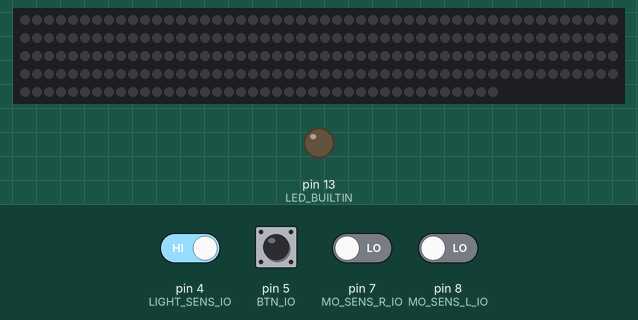
Bench run of a sketch on a simulated Arduino Uno, built with avr-gcc and run on an emulated ATmega328P. Shown: 240 RGB LEDs in strip order, left to right, continuing on the next row, output pins drawn as LEDs (lit = HIGH). The inputs (shaded band) are chosen by the test bench; at power-on: pin 4 (LIGHT_SENS_IO), pin 5 (BTN_IO) HIGH, pin 7 (MO_SENS_R_IO), pin 8 (MO_SENS_L_IO) LOW. Dim RGB values are drawn brighter than linear; random numbers use the default seed unless the sketch sets one.

Above: at 1.2 s.
1.3 s: pin 5 (BTN_IO) pulled LOW for 0.15 s
At 1.66 s:
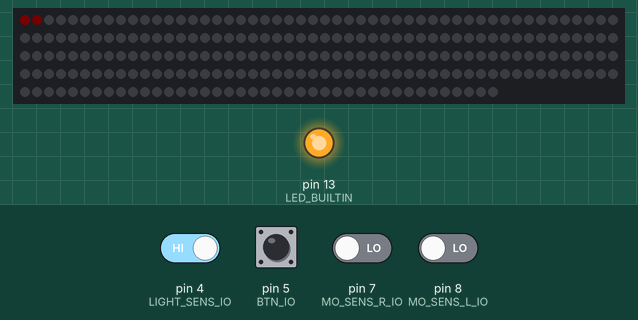
3.3 s: pin 5 (BTN_IO) pulled LOW for 1 s
At 3.48 s:
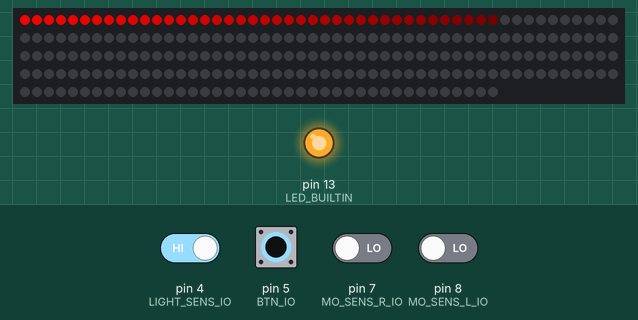
5.8 s: pin 5 (BTN_IO) pulled LOW for 0.15 s
At 6.13 s:
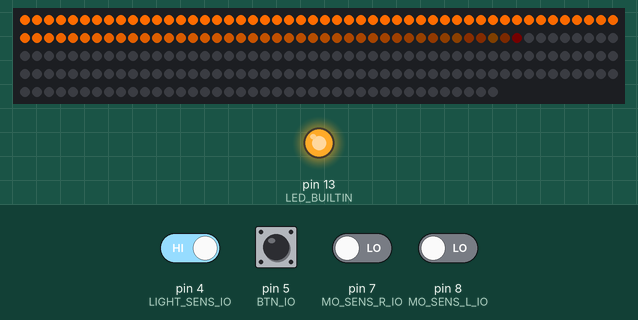
7.8 s: pin 5 (BTN_IO) pulled LOW for 0.15 s
At 7.98 s:
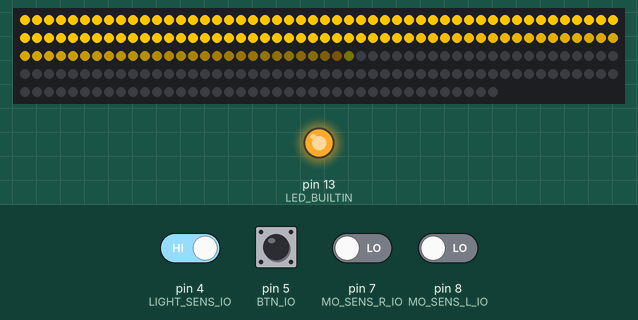
10.5 s: pin 5 (BTN_IO) pulled LOW for 1 s
At 11.24 s:
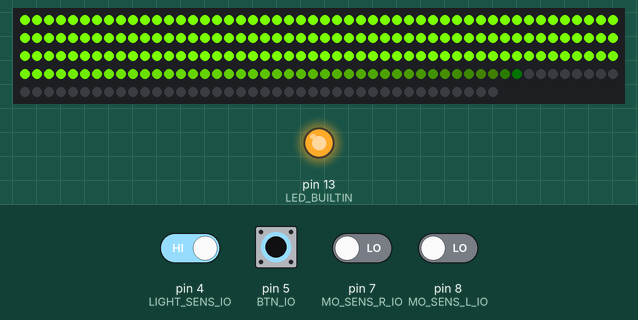
13.0 s: pin 5 (BTN_IO) pulled LOW for 0.15 s
At 14.46 s:
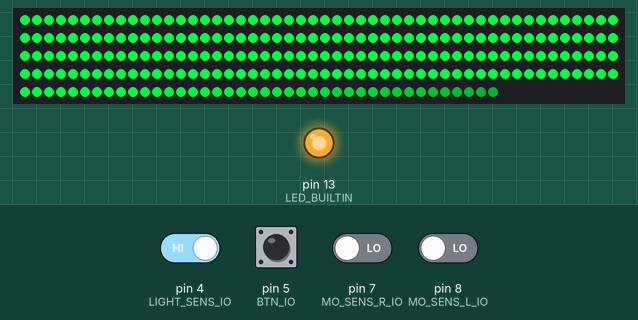
Timing chart, 0 to 16.0 s (numbered marks = the images above; inputs shaded):
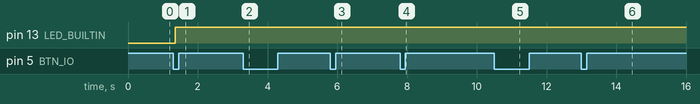

Measured:
- after the input at 1.3 s, pin 13 (LED_BUILTIN): LOW → HIGH after 0.06 s; the LEDs: change after 0.32 s (image 1)

The sketch:

Treppenlauflicht.ino
```cpp
#include <Adafruit_NeoPixel.h>
#ifdef __AVR__
#include <avr/power.h> // Required for 16 MHz Adafruit Trinket
#endif

#define LED_COUNT 240 // Wie lang is der LED Streifen
#define STEP_SPEED 2 // Wie schnell geht es an
#define ANIMATION_SPEED 1 // Wie schnell wird Animiert
#define ON_MAX_TIME 600 // Wie lange nach bewegung bis Licht auto aus geht
#define MOTION_DELAY 50 // Wie lange bis ein MotionSensor wieder triggern kan
#define BTN_DELAY 5 // Wie lange bis der Button reagiert
#define RAINBOW_LEN 60 // Regenbogen Länge von Rot bis Rot

#define PIN 2 // Wo sind die LEDs angeschlossen
#define MO_SENS_L_IO 8 // Wo ist BewegungsMelder L
#define MO_SENS_R_IO 7 // Wo ist BewegungsMelder R
#define LIGHT_SENS_IO 4 // Wo ist der Lichtsensor angechlossen
#define BTN_IO 5 // Wo ist der Taster angeschlossen

Adafruit_NeoPixel pixels(LED_COUNT, PIN, NEO_GRB + NEO_KHZ800);

#define MODE_NORMAL  0
#define MODE_ON_SINGULA  1
#define MODE_ON_SINGULA0  2
#define MODE_ON_SINGULA1  3
#define MODE_ON_SINGULA2  4
#define MODE_ON_SINGULA3  5
#define MODE_ON_SINGULA4  6
#define MODE_ON_SINGULA5  7
#define MODE_ON_SINGULA6  8
#define MODE_ON_SINGULA7  9
#define MODE_RAINBOW  10
#define MODECOUNT  11
int mode = MODE_NORMAL;

int s = 1;
int r = 60;
int l = LED_COUNT;
int h = 15;
int hc = h;
bool rainbow = false;

int timer = 0;
int on_timer = 0;

int sensorLOnI = 0;
int sensorROnI = 0;
int btnOnI = 0;

bool sensRMerker = false;
bool sensLMerker = false;
bool btnMerker = false;

void setup() {
  // put your setup code here, to run once:

  //Serial.begin(9600);

  pinMode(MO_SENS_L_IO, INPUT);
  pinMode(MO_SENS_R_IO, INPUT);
  pinMode(LIGHT_SENS_IO, INPUT);
  pinMode(BTN_IO, INPUT_PULLUP);

	pinMode(LED_BUILTIN, OUTPUT);

  pixels.begin();
}

double s1(int ii, int it) {
  double i = ii;
  double t = it;
  double x = i - t;
  if (x < s) {
    return 0;
  } else if (x < (s + r)) {
    return (cos( ((x-s-r)/r)/(PI/10) ) + 1) / 2;
  } else if (x < (s + r + l)) {
    return 1;
  } else if (x < (s + r + l + r)) {
    return (cos( ((x-s-l-r)/r) / (PI/10) ) + 1) / 2;
  } else {
    return 0;
  }
}

int minStart = -r -l -r;
int midStart = -r;
int maxStart = LED_COUNT;
int start = minStart;
int step = 0;

// States
const int States_OFF_L = 0;
const int States_OFF_R = 1;
const int States_TURN_ON_L = 2;
const int States_TURN_ON_R = 3;
const int States_ON = 4;
const int States_TURN_OFF_L = 5;
const int States_TURN_OFF_R = 6;
// States END

int state = States_OFF_L;
double light_val = 1.0D;

struct Color {
  uint8_t r;
  uint8_t g;
  uint8_t b;
};

typedef struct {
    double r;       // a fraction between 0 and 1
    double g;       // a fraction between 0 and 1
    double b;       // a fraction between 0 and 1
} rgb;

static rgb hsv2rgb(double h, double s, double v);

int lstate = state;
int llight = false;
int tick = 0;

void loop() {
  tick += ANIMATION_SPEED;

  if (digitalRead(MO_SENS_L_IO)) {
    sensorLOnI = MOTION_DELAY;
  }
  if (digitalRead(MO_SENS_R_IO)) {
    sensorROnI = MOTION_DELAY;
  }
  if (!digitalRead(BTN_IO)) {
    btnOnI = BTN_DELAY;
  }
  bool sensorLOn = sensorLOnI > 0;
  bool sensorROn = sensorROnI > 0;
  bool btnOn = btnOnI > 0;
  bool lightOn = !digitalRead(LIGHT_SENS_IO);

  if (sensorLOnI > 0) sensorLOnI -= 1;
  if (sensorROnI > 0) sensorROnI -= 1;
  if (btnOnI > 0) btnOnI -= 1;

  pixels.clear();

  // Btn Action
  if (btnOn != btnMerker && btnOn) {
    mode += 1;
    mode %= MODECOUNT;
  }
  btnMerker = btnOn;

  // Flanke Sensor L
  if (sensorLOn != sensLMerker && sensorLOn) {
    if (state == States_OFF_R || state == States_OFF_L || state == States_TURN_OFF_R || state == States_TURN_OFF_L) {
      if (state == States_OFF_R) start = minStart;
      state = States_TURN_ON_L;
    } else if (state == States_ON || state == States_TURN_ON_R || state == States_TURN_ON_L) {
      state = States_TURN_OFF_L;
    }
  }
  sensLMerker = sensorLOn;

  // Flanke Sensor R
  if (sensorROn != sensRMerker && sensorROn) {
    if (state == States_OFF_L || state == States_OFF_R || state == States_TURN_OFF_L || state == States_TURN_OFF_R) {
      if (state == States_OFF_L) start = maxStart;
      state = States_TURN_ON_R;
    } else if (state == States_ON || state == States_TURN_ON_L || state == States_TURN_ON_R) {
      state = States_TURN_OFF_R;
    }
  }
  sensRMerker = sensorROn;

  /*if (lstate != state || llight != lightOn) {
    Serial.print(lightOn);
    Serial.print(" | ");

    switch(state) {
      case States_OFF_L:
          Serial.print("States_OFF_L");
        break;
      case States_OFF_R:
          Serial.print("States_OFF_R");
        break;
      case States_TURN_ON_L:
          Serial.print("States_TURN_ON_L");
        break;
      case States_TURN_ON_R:
          Serial.print("States_TURN_ON_R");
        break;
      case States_ON:
          Serial.print("States_ON");
        break;
      case States_TURN_OFF_L:
          Serial.print("States_TURN_OFF_L");
        break;
      case States_TURN_OFF_R:
          Serial.print("States_TURN_OFF_R");
        break;
    }

    Serial.print("\n");
  }//*/
  lstate = state;
  llight = lightOn;

  // LightOn macht heller oder dunkler
  if (lightOn && (mode == MODE_NORMAL)) {
    if (light_val > 0.0D) {
      light_val -= 0.01D;
    } else {
      light_val = 0.0D;
    }
  } else {
    if (light_val < 1.0D) {
      light_val += 0.01D;
    } else {
      light_val = 1.0D;
    }
  }

  // Status Wechsel
  if (state == States_OFF_L) {
    if (start > minStart) {
      step = -STEP_SPEED;
    } else {
      step = 0;
    }
  } else if (state == States_OFF_R) {
    if (start < maxStart) {
      step = STEP_SPEED;
    } else {
      step = 0;
    }
  } else if (state == States_TURN_ON_L) {
    if (start >= midStart) {
      step = 0;
      state = States_ON;
    } else {
      step = STEP_SPEED;
    }
  } else if (state == States_TURN_ON_R) {
    if (start <= midStart) {
      step = 0;
      state = States_ON;
    } else {
      step = -STEP_SPEED;
    }
  } else if (state == States_ON) {
    if (start < midStart) {
      step = STEP_SPEED;
    } else if (start > midStart) {
      step = -STEP_SPEED;
    } else {
      step = 0;
    }
    on_timer += 1;
    if (on_timer > ON_MAX_TIME) {
      on_timer = 0;
      if (round(random(100,999)) % 2 == 0) {
        state = States_TURN_OFF_R;
      } else {
        state = States_TURN_OFF_L;
      }
    }
  } else if (state == States_TURN_OFF_L) {
    if (start <= minStart) {
      step = 0;
      state = States_OFF_L;
    } else {
      step = -STEP_SPEED;
    }
  } else if (state == States_TURN_OFF_R) {
    if (start >= maxStart) {
      step = 0;
      state = States_OFF_R;
    } else {
      step = STEP_SPEED;
    }
  }

  // Mode Action
	digitalWrite(LED_BUILTIN, (mode != MODE_NORMAL) ? HIGH : LOW);
  if (mode != MODE_NORMAL) {
    state = States_ON;
  } else {
    h = 15;
  }
  if (mode == MODE_RAINBOW) {
    rainbow = true;
  } else {
    rainbow = false;
  }
  if (mode == MODE_ON_SINGULA) {
    h = 0;
  } else if (mode == MODE_ON_SINGULA0) {
    h = 16;
  } else if (mode == MODE_ON_SINGULA1) {
    h = 32;
  } else if (mode == MODE_ON_SINGULA2) {
    h = 64;
  } else if (mode == MODE_ON_SINGULA3) {
    h = 96;
  } else if (mode == MODE_ON_SINGULA4) {
    h = 128;
  } else if (mode == MODE_ON_SINGULA5) {
    h = 160;
  } else if (mode == MODE_ON_SINGULA6) {
    h = 192;
  } else if (mode == MODE_ON_SINGULA7) {
    h = 224;
  }

  if (state != States_ON) {
    on_timer = 0;
  }

  start += step;

  if (hc < h) {
    hc += 1;
  } else if (hc > h) {
    hc -= 1;
  } else {
    hc = h;
  }

  // Farb Berechnung
  for(uint16_t i = 0; i < LED_COUNT; i++) {
    int x = i;
    double v = s1(x, start);
    v *= 255.0D;
    v *= light_val;
    int hval = rainbow ? ((((double)((tick + i) % RAINBOW_LEN)) / RAINBOW_LEN) * 255.0D) : hc;
    //hval = ((double)i) * 4.0D;//128.0D;
    rgb col = hsv2rgb((double)(hval % 256), v, 0.0D);
    SetColor(i, col.r, col.g, col.b);
  }
  pixels.show();
  //delay(1);
}

double dblMod(double a, double b) {
	double rest = a;
	double times = floor(a / b);
	return rest - (times * b);
}

rgb hsv2rgb(double h, double s, double v) {
	// R -> RG
	// RG -> G
  // G -> GB
  // GB -> B
  // B -> BR
  // BR -> R

	double partL = 256.0D / 6.0D;
	int part = (int)floor(h / partL);
	double hh = dblMod(h, partL) / partL;
	double ss = s / 255.0D;
	double space = 255.0D * ss;
	double vv = v / 255.0D;
	double add = space * vv;

  double r = 0;
	double g = 0;
	double b = 0;

	switch(part) {
    case 0: // R -> RG
      r = v + space;
      g = v + (hh * space);
      b = v + add;
      break;
    case 1: // RG -> G
      r = v + space - (hh * space);
      g = v + space;
      b = v + add;
      break;
    case 2: // G -> GB
      r = v + add;
      g = v + space;
      b = v + (hh * space);
      break;
    case 3: // GB -> B
      r = v + add;
      g = v + space - (hh * space);
      b = v + space;
      break;
    case 4: // B -> BR
      r = v + (hh * space);
      g = v + add;
      b = v + space;
      break;
    case 5: // BR -> R
      r = v + space;
      g = v + add;
      b = v + space - (hh * space);
      break;
	}

  rgb out = {r, g, b};
  return out;
}

void SetColor(uint16_t i, uint8_t r, uint8_t g, uint8_t b) {
  pixels.setPixelColor(i, pixels.Color(r, g, b));
}
```
